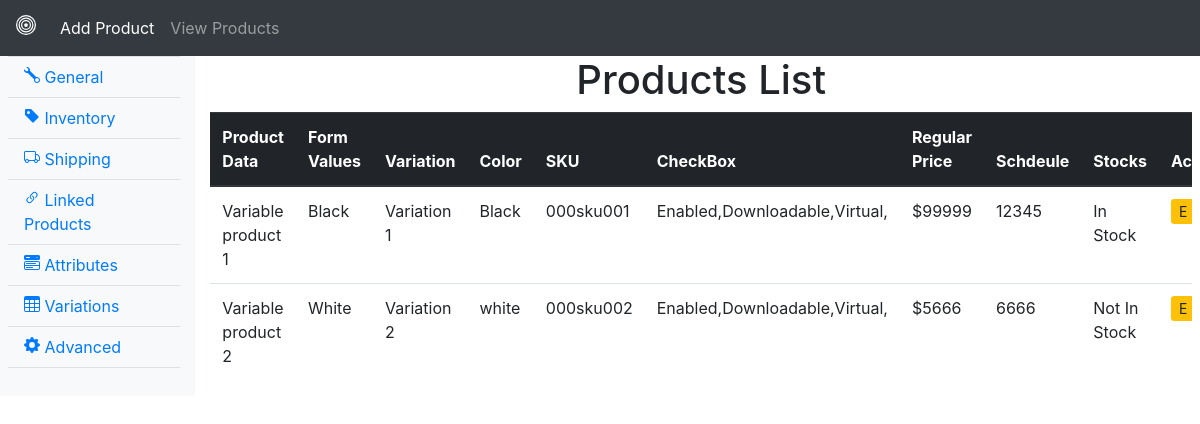
The app's page /viewproducts/ with its own data.
### MyApp/models.py (models this page shows, shortened)
class ProductInfo(models.Model):
    productData = models.CharField(max_length=50)
    dfv = models.CharField(max_length=50)
    variation = models.CharField(max_length=50)
    color = models.CharField(max_length=50)
    sku = models.CharField(max_length=50)
    checks = models.CharField(max_length=50,default=0)
    price = models.IntegerField(default=0)
    schedule = models.CharField(max_length=50,default=0)
    stock = models.CharField(max_length=50)

### MyApp/views.py (the view)
# urls.py: path('viewproducts/', Viewproducts.as_view(), name='viewproducts'),
class Viewproducts(View):
    def get(self, request):
        products = ProductInfo.objects.all()
        param = {'products': products}
        return render(request, 'MyApp/products.html', param)

### templates/MyApp/products.html (shortened to what this page needs)
{% extends 'main.html' %}
{% load static%}
{% block body %}
<h1 class="text-center"> Products List</h1>
<div class="table-responsive">
<table class="table">
  <thead class="thead-dark">
    <tr>
      <th scope="col">Product Data</th>
      <th scope="col">Form Values</th>
      <th scope="col">Variation</th>
      <th scope="col">Color</th>
      <th scope="col">SKU</th>
      <th scope="col">CheckBox</th>
      <th scope="col">Regular Price</th>
      <th scope="col">Schdeule</th>
      <th scope="col">Stocks</th>
      <th scope="col">Actions</th>
    </tr>
  </thead>
  <tbody>
    {% for i in products  %}
    <tr>
      <td>{{i.productData}}</td>
      <td>{{i.dfv}}</td>
      <td>{{i.variation}}</td>
      <td>{{i.color}}</td>
      <td>{{i.sku}}</td>
      <td>{{i.checks}}</td>
      <td>${{i.price}}</td>
      <td>{{i.schedule}}</td>
      <td>{{i.stock}}</td>
      <td><a class="btn-sm btn-warning" href="/edit/{{i.id}}">E</a>
      </td>
    </tr>
    {% endfor %}
  </tbody>
</table>
</div>
{% endblock %}

### templates/main.html (shortened to what this page needs)
<!doctype html>
<html lang="en">
  <head>
    <link rel="stylesheet" href="https://maxcdn.bootstrapcdn.com/bootstrap/4.0.0/css/bootstrap.min.css">
  </head>
  <body>
    <div>
        <nav class="navbar navbar-expand-lg navbar-dark bg-dark">
            <a class="navbar-brand" href="#"></a>
            <div class="collapse navbar-collapse" id="navbarNavDropdown">
              <ul class="navbar-nav">
                <li class="nav-item active">
                  <a class="nav-link" href="/">Add Product <span class="sr-only">(current)</span></a>
                </li>
                <li class="nav-item">
                  <a class="nav-link" href="/viewproducts">View Products</a>
                </li>
              </ul>
            </div>
          </nav>
    </div>
    <div class="mx-2">
        <div class="row">
            <div class="col-sm-2 bg-light">
                <div class="sidebar-sticky">
                    <ul class="nav flex-column"> <hr class="mx-0 my-0">
                      <li class="nav-item">
                        <a class="nav-link active" href="#">
                          General <span class="sr-only">(current)</span>
                        </a>
                      </li>
                      <hr class="mx-0 my-0">
                      <li class="nav-item">
                        <a class="nav-link" href="#">
                          Inventory
                        </a>
                      </li>
                      <hr class="mx-0 my-0">
                      <li class="nav-item">
                        <a class="nav-link" href="#">
                          Shipping
                        </a>
                      </li>
                      <hr class="mx-0 my-0">
                      <li class="nav-item">
                        <a class="nav-link" href="#">
                          Linked Products
                        </a>
                      </li> <hr class="mx-0 my-0">
                      <li class="nav-item">
                        <a class="nav-link" href="#">
                          Attributes
                        </a>
                      </li> <hr class="mx-0 my-0">
                      <li class="nav-item">
                        <a class="nav-link" href="#">
                          Variations
                        </a>
                      </li> <hr class="mx-0 my-0">
                      <li class="nav-item">
                        <a class="nav-link" href="#">
                          Advanced
                        </a>
                      </li> <hr class="mx-0 my-0">
                    </ul>
                  </div>
            </div>
            <div class="col-sm-10">
               {% block body %}
    {% endblock %}
              </div>
    </div>
  </body>
</html>

### records on screen
ProductInfo: productData "Variable product 1", dfv "Black", variation "Variation 1", color "Black", sku "000sku001", checks "Enabled,Downloadable,Virtual,", price "99999", schedule "12345", stock "In Stock"
ProductInfo: productData "Variable product 2", dfv "White", variation "Variation 2", color "white", sku "000sku002", checks "Enabled,Downloadable,Virtual,", price "5666", schedule "6666", stock "Not In Stock"
